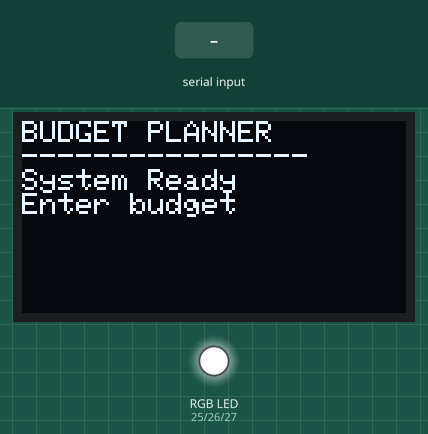
This sketch was run on a simulated ESP32. Parts: 128×64 one-colour display, an RGB LED mixed from three pins (HIGH = lit). The inputs (shaded band) are chosen by the test bench. What the sketch prints to the serial monitor is not drawn.

Above: at 1.2 s.
1.3 s: "1\n" received over Serial
At 1.9 s:
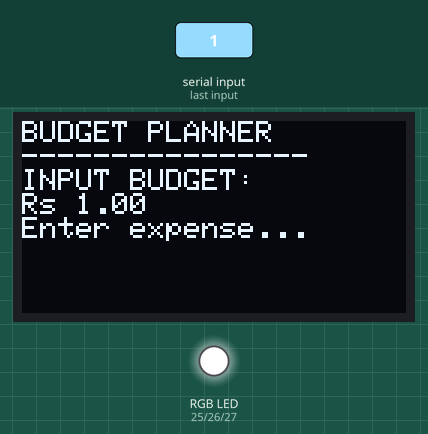
2.8 s: "0\n" received over Serial
At 4.3 s:
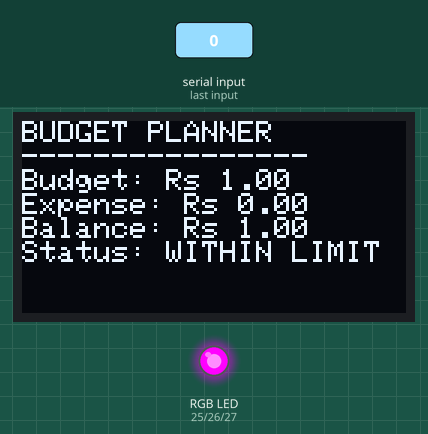
At 8.2 s:
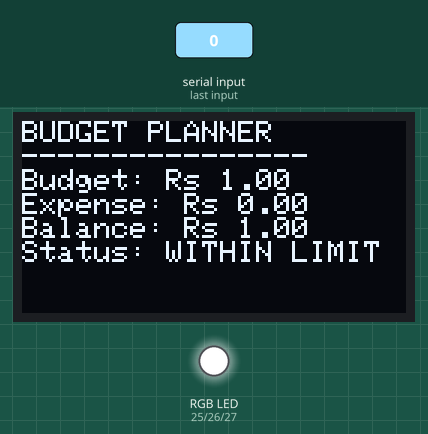
Timing chart, 0 to 9.7 s (numbered marks = the images above; inputs shaded):
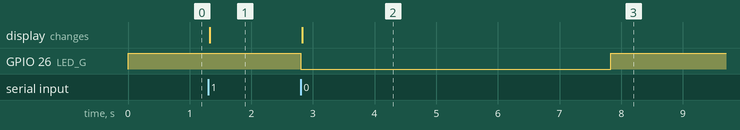

The sketch:

sketch.ino
```cpp
#include <Wire.h>
#include <Adafruit_GFX.h>
#include <Adafruit_SSD1306.h>
#include <stdlib.h>
#include <math.h>
#include <ctype.h>

#define SCREEN_WIDTH 128
#define SCREEN_HEIGHT 64
#define OLED_RESET -1
#define OLED_ADDR 0x3C

Adafruit_SSD1306 display(SCREEN_WIDTH, SCREEN_HEIGHT, &Wire, OLED_RESET);

#define LED_R 25
#define LED_G 26
#define LED_B 27

float budget = 0;
float expense = 0;

// Common-anode RGB LED: LOW means ON
void turnOffLED() {
  digitalWrite(LED_R, HIGH);
  digitalWrite(LED_G, HIGH);
  digitalWrite(LED_B, HIGH);
}

void setLED(bool red, bool green, bool blue) {
  digitalWrite(LED_R, red ? LOW : HIGH);
  digitalWrite(LED_G, green ? LOW : HIGH);
  digitalWrite(LED_B, blue ? LOW : HIGH);
}

void showMessage(const char* line1, const char* line2) {
  display.clearDisplay();
  display.setTextSize(1);
  display.setTextColor(SSD1306_WHITE);
  display.setCursor(0, 0);
  display.println("BUDGET PLANNER");
  display.println("----------------");
  display.println(line1);
  display.println(line2);
  display.display();
}

void showBudget() {
  display.clearDisplay();
  display.setTextSize(1);
  display.setTextColor(SSD1306_WHITE);
  display.setCursor(0, 0);
  display.println("BUDGET PLANNER");
  display.println("----------------");
  display.println("INPUT BUDGET:");
  display.print("Rs ");
  display.println(budget, 2);
  display.println("Enter expense...");
  display.display();
}

void showResult(const char* status, float balance) {
  display.clearDisplay();
  display.setTextSize(1);
  display.setTextColor(SSD1306_WHITE);
  display.setCursor(0, 0);

  display.println("BUDGET PLANNER");
  display.println("----------------");
  display.print("Budget: Rs ");
  display.println(budget, 2);
  display.print("Expense: Rs ");
  display.println(expense, 2);
  display.print("Balance: Rs ");
  display.println(balance, 2);
  display.print("Status: ");
  display.println(status);
  display.display();
}

// Read one complete line from Serial Monitor.
// Reject letters, mixed text, empty input and invalid numbers.
bool readNumber(const char* prompt, float &value) {
  char input[40];
  size_t length = 0;
  bool tooLong = false;

  Serial.println(prompt);

  while (true) {
    while (Serial.available() > 0) {
      char c = Serial.read();

      if (c == '\r' || c == '\n') {
        if (length == 0 && !tooLong) continue;

        input[length] = '\0';

        if (tooLong) {
          Serial.println("Invalid input! Enter a number.");
          showMessage("Invalid input!", "Enter a number");
          return false;
        }

        char* endPointer;
        double parsed = strtod(input, &endPointer);

        while (isspace((unsigned char)*endPointer)) {
          endPointer++;
        }

        if (endPointer == input || *endPointer != '\0' ||
            !isfinite(parsed) || parsed > 1000000000.0 ||
            parsed < -1000000000.0) {
          Serial.println("Invalid input! Enter a number.");
          showMessage("Invalid input!", "Enter a number");
          return false;
        }

        value = (float)parsed;
        return true;
      }

      if (length < sizeof(input) - 1) {
        input[length++] = c;
      } else {
        tooLong = true;
      }
    }

    delay(5);
  }
}

void setup() {
  Serial.begin(115200);

  pinMode(LED_R, OUTPUT);
  pinMode(LED_G, OUTPUT);
  pinMode(LED_B, OUTPUT);
  turnOffLED();

  Wire.begin(21, 22);

  if (!display.begin(SSD1306_SWITCHCAPVCC, OLED_ADDR)) {
    Serial.println("OLED not found. Check wiring.");
    while (true) delay(100);
  }

  showMessage("System Ready", "Enter budget");
  Serial.println("\n=== BUDGET PLANNER ===");
}

void loop() {
  turnOffLED();

  // Step 1: Enter budget
  if (!readNumber("Enter budget (Rs):", budget)) {
    delay(1500);
    return;
  }

  if (budget <= 0) {
    Serial.println("Invalid budget! Enter an amount above zero.");
    showMessage("Invalid budget!", "Amount must be > 0");
    delay(1500);
    return;
  }

  // Immediately show the entered budget on OLED
  showBudget();

  Serial.print("Entered budget: Rs ");
  Serial.println(budget, 2);

  // Step 2: Enter expense
  if (!readNumber("Enter expense (Rs):", expense)) {
    delay(1500);
    showBudget();
    return;
  }

  if (expense < 0) {
    Serial.println("Invalid expense! Enter zero or more.");
    showMessage("Invalid expense!", "Enter amount >= 0");
    delay(1500);
    showBudget();
    return;
  }

  float balance = budget - expense;
  const char* status;

  if (expense > budget) {
    status = "OVER BUDGET";
    setLED(true, false, false);      // RED
  } else if (expense == budget) {
    status = "BUDGET REACHED";
    setLED(true, true, false);       // YELLOW
  } else if (expense >= budget * 0.8) {
    status = "NEAR LIMIT";
    setLED(true, true, false);       // YELLOW
  } else {
    status = "WITHIN LIMIT";
    setLED(false, true, false);      // GREEN
  }

  // Show all entered amounts and result
  showResult(status, balance);

  Serial.println("\n--- BUDGET RESULT ---");
  Serial.print("Input budget: Rs ");
  Serial.println(budget, 2);
  Serial.print("Input expense: Rs ");
  Serial.println(expense, 2);
  Serial.print("Remaining balance: Rs ");
  Serial.println(balance, 2);
  Serial.print("Status: ");
  Serial.println(status);

  // LED glows for 5 seconds, then switches off
  delay(5000);
  turnOffLED();

  Serial.println("LED OFF. Ready for next entry.");
}
```

Measured:
- after the input at 1.3 s, the display: changes at once (image 1)
- after the input at 2.8 s, GPIO 26 (LED_G): HIGH → LOW at once, → HIGH 5.0 s later; the display: changes at once (image 2)
